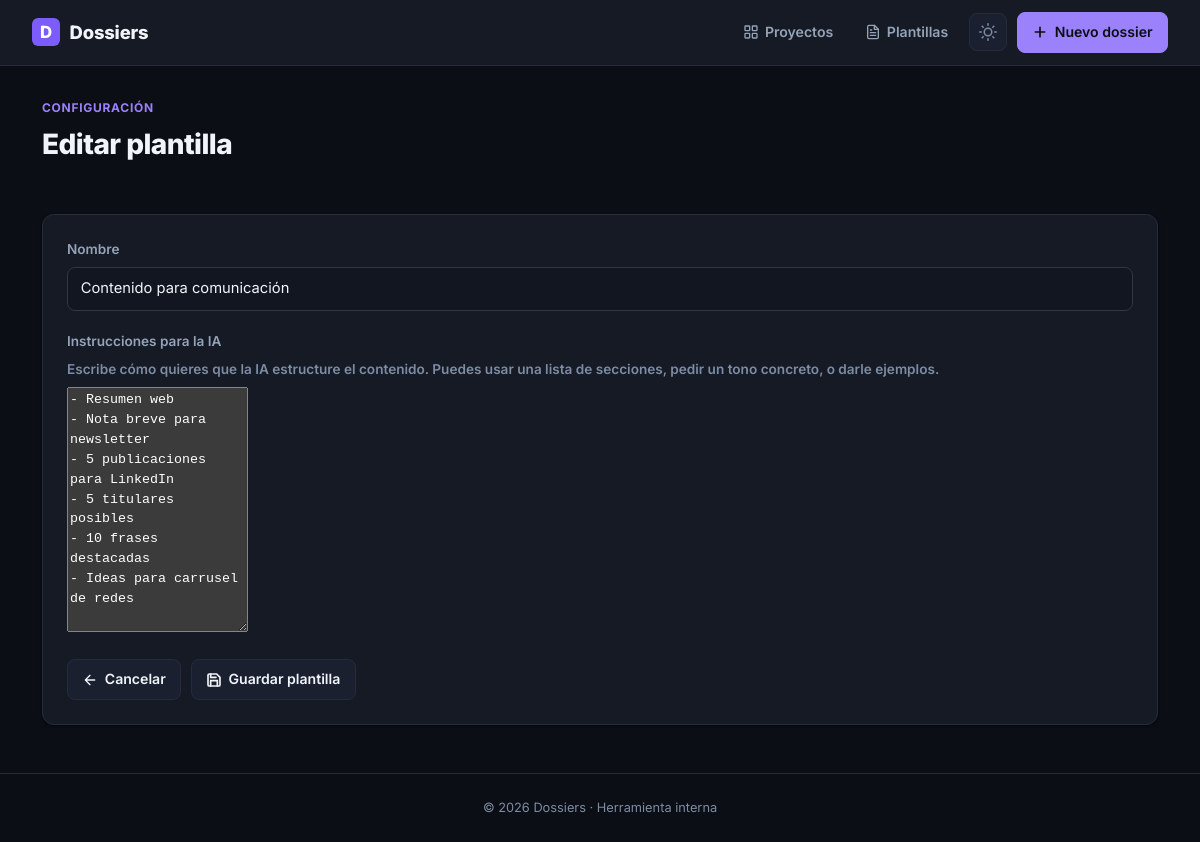
Screenshot of /templates/3/edit with the database file from the repository.
### app/models.py (models this page shows)
class TimestampMixin:
    created_at = db.Column(db.DateTime(timezone=True), default=utcnow, nullable=False)
    updated_at = db.Column(
        db.DateTime(timezone=True), default=utcnow, onupdate=utcnow, nullable=False
    )

class Template(TimestampMixin, db.Model):
    __tablename__ = "templates"
    id = db.Column(db.Integer, primary_key=True)
    name = db.Column(db.String(255), nullable=False)
    prompt_instructions = db.Column(db.Text, nullable=False)
    is_default = db.Column(db.Boolean, default=False, nullable=False)
    projects = db.relationship("Project", back_populates="template")

### app/routes.py (the view)
@bp.get("/templates/<int:template_id>/edit")
def edit_template(template_id: int):
    template = Template.query.get_or_404(template_id)
    return render_template("templates/form.html", template=template)

### app/templates/templates/form.html (shortened to what this page needs)
{% extends "base.html" %}
{% block content %}
  <section class="page-header">
    <div>
      <p class="eyebrow">Configuración</p>
      <h1>{{ "Editar plantilla" if template else "Nueva plantilla" }}</h1>
    </div>
  </section>
  <form class="panel form" action="{{ url_for('main.update_template', template_id=template.id) if template else url_for('main.create_template') }}" method="post">
    <label>
      <span>Nombre</span>
      <input type="text" name="name" required maxlength="255" value="{{ template.name if template else '' }}" placeholder="Ej: Dossier Ejecutivo" />
    </label>
    <label>
      <span>Instrucciones para la IA</span>
      <span class="muted" style="display:block; margin-bottom:0.5rem; font-size:0.85rem; line-height:1.4;">
        Escribe cómo quieres que la IA estructure el contenido. Puedes usar una lista de secciones, pedir un tono concreto, o darle ejemplos.
      </span>
      <textarea name="prompt_instructions" required rows="12" style="font-family: monospace; line-height: 1.5;" placeholder="- Título&#10;- Contexto del evento&#10;- Conclusiones clave">{{ template.prompt_instructions if template else '' }}</textarea>
    </label>
    <div class="form-actions">
      <a class="button" href="{{ url_for('main.templates_list') }}">
        <svg width="16" height="16" viewBox="0 0 24 24" fill="none" stroke="currentColor" stroke-width="2" stroke-linecap="round" stroke-linejoin="round"><path d="M19 12H5M12 19l-7-7 7-7"/></svg>
        Cancelar
      </a>
      <button class="button button-primary" type="submit">
        <svg width="16" height="16" viewBox="0 0 24 24" fill="none" stroke="currentColor" stroke-width="2.5" stroke-linecap="round"><path d="M19 21H5a2 2 0 0 1-2-2V5a2 2 0 0 1 2-2h11l5 5v11a2 2 0 0 1-2 2z"/><polyline points="17 21 17 13 7 13 7 21"/><polyline points="7 3 7 8 15 8"/></svg>
        Guardar plantilla
      </button>
    </div>
  </form>
{% endblock %}

### app/static/style.css (style rules this page uses)
:root { color-scheme: light; --bg: #f0f2f7; --bg-subtle: #e8ebf2; --panel: #ffffff; --panel-soft: #f6f8fc; --panel-hover: #f0f3fa; --text: #111827; --text-secondary: #4b5563; --muted: #6b7280; --line: #e2e5ee; --line-soft: #eef0f5; --button-bg: #ffffff; --input-bg: #ffffff; --input-border: #d1d5db; --input-focus: #7c5cfc; --status-bg: #eef2ff; --progress-bg: #e5e7eb; --pre-bg: #f8fafc; --pre-text: #1e293b; --error-bg: #fef2f2; --error-line: #fecaca; --success-bg: #ecfdf5; --success-line: #a7f3d0; --primary: #7c5cfc; --primary-hover: #6a4ce8; --primary-glow: rgba(124, 92, 252, 0.25); --primary-text: #ffffff; --accent: #4f8cff; --danger: #dc2626; --danger-soft: #fef2f2; --ok: #059669; --ok-soft: #ecfdf5; --warn: #d97706; --card-shadow: 0 1px 3px rgba(0,0,0,0.06), 0 1px 2px rgba(0,0,0,0.04); --card-shadow-hover: 0 10px 25px rgba(0,0,0,0.08), 0 4px 10px rgba(0,0,0,0.04); --overlay: rgba(0,0,0,0.4); }
:root[data-theme="dark"] { color-scheme: dark; --bg: #0b0e14; --bg-subtle: #111620; --panel: #151a25; --panel-soft: #1a2030; --panel-hover: #1e2538; --text: #f1f5f9; --text-secondary: #94a3b8; --muted: #7c8ca3; --line: #252d3d; --line-soft: #1e2636; --button-bg: #1a2030; --input-bg: #111620; --input-border: #2d3748; --input-focus: #7c5cfc; --status-bg: #1e1a3a; --progress-bg: #1e2636; --pre-bg: #0d1117; --pre-text: #e2e8f0; --error-bg: #2a1515; --error-line: #5c2020; --success-bg: #0f2419; --success-line: #1a5c38; --primary: #9b82fc; --primary-hover: #b09dff; --primary-glow: rgba(155, 130, 252, 0.2); --primary-text: #0b0e14; --accent: #6aa3ff; --danger: #f87171; --danger-soft: #2a1515; --ok: #34d399; --ok-soft: #0f2419; --warn: #fbbf24; --card-shadow: 0 1px 3px rgba(0,0,0,0.3), 0 1px 2px rgba(0,0,0,0.2); --card-shadow-hover: 0 10px 25px rgba(0,0,0,0.4), 0 4px 10px rgba(0,0,0,0.2); --overlay: rgba(0,0,0,0.6); }
*, *::before, *::after { box-sizing: border-box; }
html { background: var(--bg); scroll-behavior: smooth; }
body { margin: 0; min-height: 100vh; display: flex; flex-direction: column; background: var(--bg); color: var(--text); font-family: 'Inter', ui-sans-serif, system-ui, -apple-system, BlinkMacSystemFont, "Segoe UI", sans-serif; font-size: 15px; line-height: 1.6; -webkit-font-smoothing: antialiased; -moz-osx-font-smoothing: grayscale; }
a { color: var(--primary); text-decoration: none; transition: color 0.15s; }
h1, h2, h3, p { margin-top: 0; }
h1 { font-size: 1.75rem; font-weight: 800; letter-spacing: -0.02em; }
nav, .actions, .form-actions { display: flex; align-items: center; gap: 0.6rem; }
.page-header { display: flex; align-items: flex-start; justify-content: space-between; gap: 1rem; margin-bottom: 1.5rem; }
.eyebrow { margin-bottom: 0.3rem; color: var(--primary); font-size: 0.75rem; font-weight: 700; letter-spacing: 0.06em; text-transform: uppercase; }
.muted { display: block; color: var(--muted); font-size: 0.9rem; }
.button, button.button { display: inline-flex; align-items: center; justify-content: center; gap: 0.4rem; min-height: 2.4rem; padding: 0.5rem 0.9rem; border: 1px solid var(--line); border-radius: 8px; background: var(--button-bg); color: var(--text); font: inherit; font-size: 0.88rem; font-weight: 600; cursor: pointer; transition: all 0.2s; text-decoration: none; }
.button-primary { border-color: var(--primary); background: var(--primary); color: var(--primary-text); }
.panel { margin-bottom: 1rem; padding: 1.5rem; border: 1px solid var(--line); border-radius: 12px; background: var(--panel); box-shadow: var(--card-shadow); transition: box-shadow 0.2s; }
.form { display: grid; gap: 1.25rem; }
label span { display: block; margin-bottom: 0.4rem; color: var(--text-secondary); font-size: 0.85rem; font-weight: 600; }
input, select { width: 100%; min-height: 2.6rem; padding: 0.6rem 0.8rem; border: 1px solid var(--input-border); border-radius: 8px; background: var(--input-bg); color: var(--text); font: inherit; font-size: 0.92rem; transition: border-color 0.2s, box-shadow 0.2s; }

### rows the page displays
Template: name "Contenido para comunicación", prompt_instructions "- Resumen web - Nota breve para newsletter - 5 publicaciones para LinkedIn - 5 titulares posibles - 10 frases destacadas - Ideas para carrusel de redes"

### other values shown
{{ "Editar plantilla" if template else "Nueva plantilla" }} "Editar plantilla"
